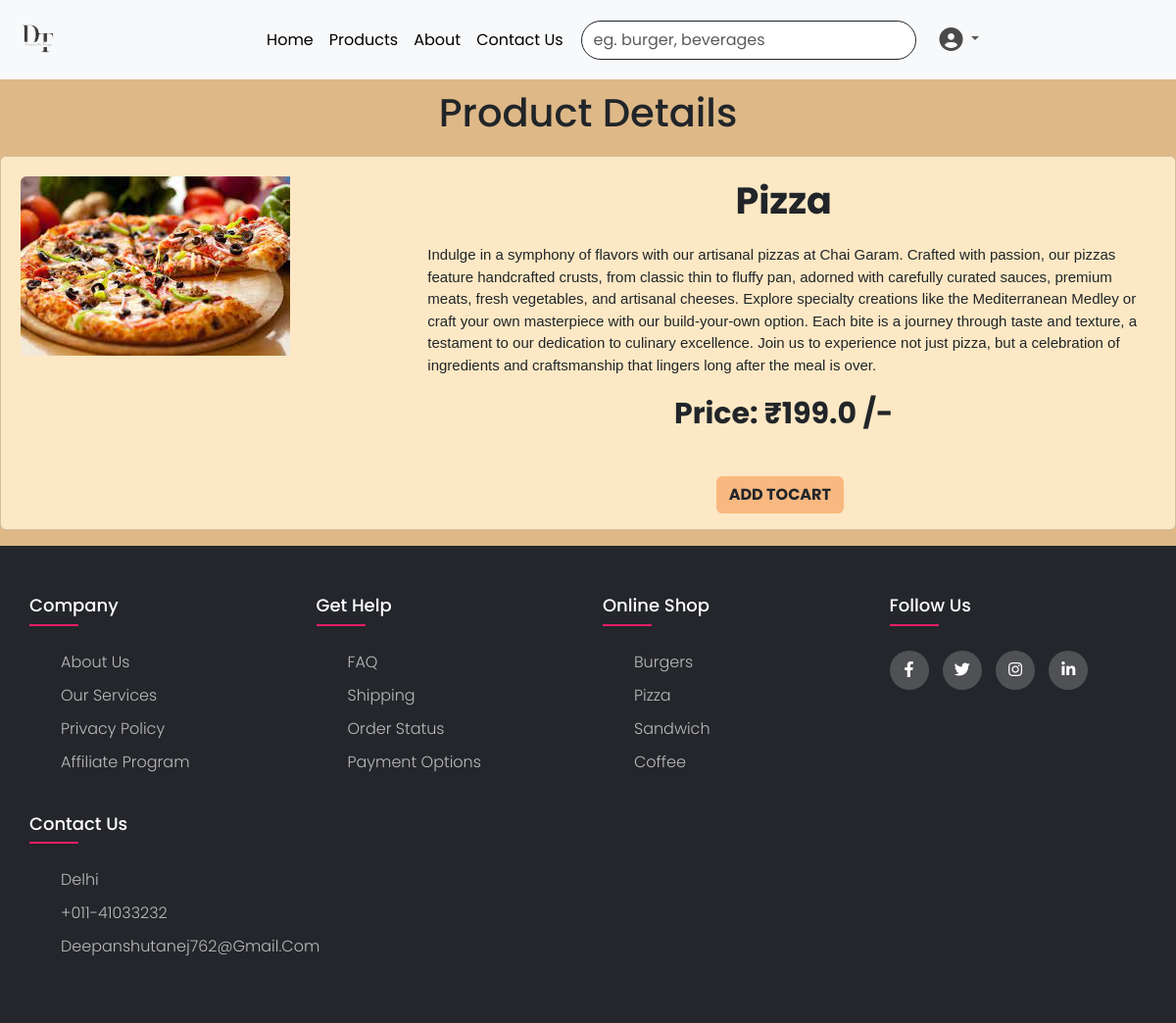
The page /2 (signed in) on the database its author committed.
### test1/models.py (models this page shows)
class Product(models.Model):
    Title = models.CharField(max_length=30)
    product_id= models.CharField(max_length=30,unique=True)
    Description = models.CharField(max_length=1000)
    price = models.FloatField(max_length=30)
    img = models.ImageField(upload_to='images/')
    category = models.CharField(max_length=30)

### test1/views.py (the view, shortened to what this page needs)
# urls.py: path('<int:pid>', views.details, name='details'),
def details(request,pid):
    if request.user.is_authenticated:
        myproduct = get_object_or_404(Product,pk=pid)
        return render(request,'test1/details.html',{'z':myproduct})

### test1/templates/test1/details.html (shortened to what this page needs)
<!DOCTYPE html>
<html lang="en">
<head>
  <link href="https://cdn.jsdelivr.net/npm/bootstrap@5.3.1/dist/css/bootstrap.min.css" rel="stylesheet"
>
</head>
<body style="background-color:burlywood;">
  {% include 'test1/navbar.html' %}
  <div>
<h1 style="text-align: center;margin: 10px;">Product Details</h1>
    <div class="card mb-3" style="max-width: 100%;background-color: rgb(252, 232, 196);margin-top: 20px;">
      <div class="row g-0">
        <div class="col-md-4">
          <img src="{{z.img.url}}" class="img-fluid rounded-start" alt="image" style="max-block-size: 350px;margin: 5%;">
        </div>
        <div class="col-md-8">
          <div class="card-body">
            <p style="font-weight: bolder;font-size: 38px;text-align: center;">{{ z.Title }}</p>
            <p style="font-size: 15px;font-family:Arial, Helvetica, sans-serif;margin-left: 20px;margin-right: 20px;">
              {{z.Description}}</p>
            <p style="font-size: 30px;font-weight: bold;text-align: center;">Price: ₹{{ z.price }} /-</p>
            <a type="button" class="btn" style="margin-left: 41%; background-color:rgb(248, 184, 128);font-weight: bold; margin-top: 25px;">ADD TOCART</a>
          </div>
        </div>
      </div>
    </div>
  </div>
  {% include 'test1/footer.html' %}
</body>
</html>

### test1/static/css/style.css (style rules this page uses)
body { line-height: 1.5; font-family: 'Poppins', sans-serif; }
* { margin:0; padding:0; box-sizing: border-box; }
.row { display: flex; flex-wrap: wrap; }

### rows shown on the page
Product: img (picture), Title "Pizza", Description "Indulge in a symphony of flavors with our artisanal pizzas at Chai Garam. Crafted with passion, our pizzas feature handcrafted crusts, from classic thin to fluffy pan, adorned with carefully curated sauces, premium meats, fresh vegetables, and artisanal cheeses. Explore specialty creations like the Mediterranean Medley or craft your own masterpiece with our build-your-own option. Each bite is a journey through taste and texture, a testament to our dedication to culinary excellence. Join us to experience not just pizza, but a celebration of ingredients and craftsmanship that lingers long after the meal is over.", price "199.0"
